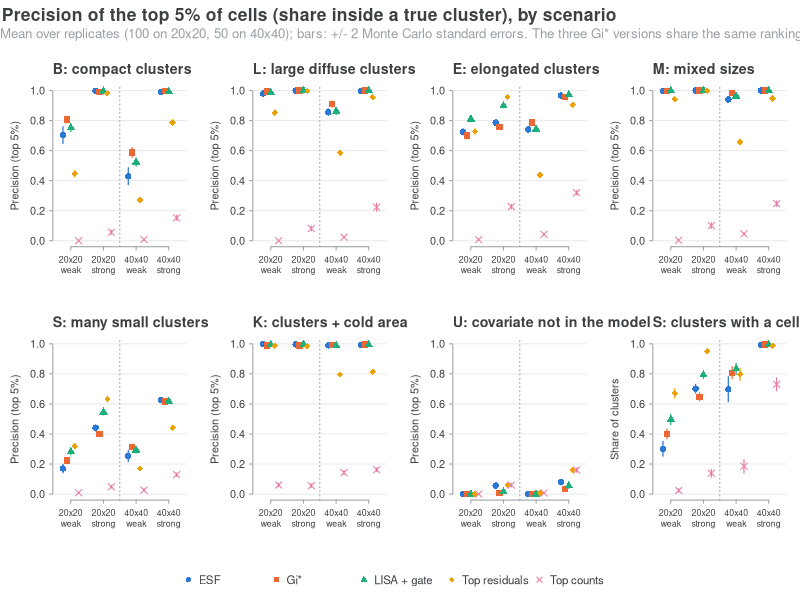
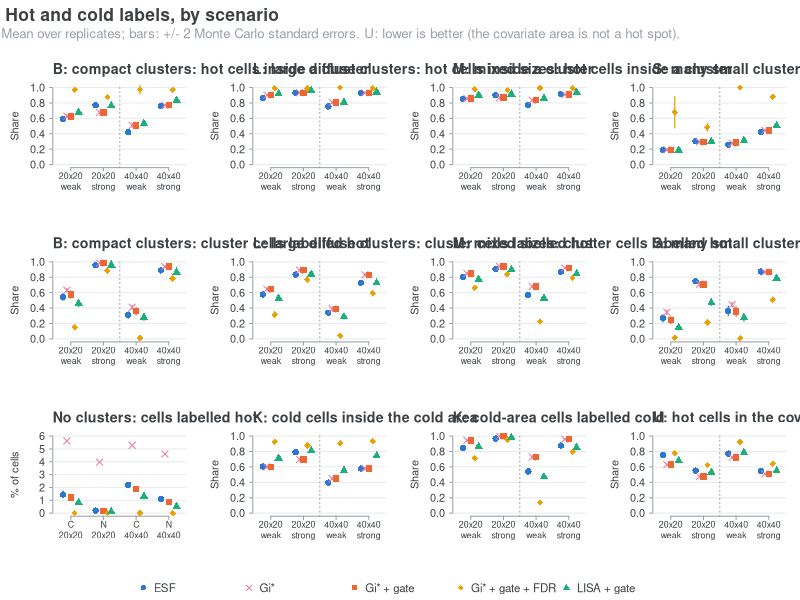

Source code (R) for these figures, in order:
# Tables and figures for simulation/17_full_study.R ---------------------------------------
# Run from the repo root: Rscript simulation/18_full_study_summary.R
# Writes
#   simulation/results/17_summary.csv            mean and Monte Carlo SE per setting x method
#   paper/tables/sim_ranking.tex, sim_labels.tex  LaTeX tables for the paper
#   simulation/figures/fig15_full_ranking.png     ranking (top 5% of cells)
#   simulation/figures/fig16_full_labels.png      hot/cold labels

x <- read.csv("simulation/results/17_full_study.csv", stringsAsFactors = FALSE)
dir.create("paper/tables", showWarnings = FALSE, recursive = TRUE)
mean_na <- function(z) if (all(is.na(z))) NA else mean(z, na.rm = TRUE)
se_na <- function(z) { z <- z[!is.na(z)]; if (length(z) < 2) NA else sd(z) / sqrt(length(z)) }
DARK <- "#3C4043"; GREY <- "#9AA0A6"; LIGHT <- "#E8EAED"

scn_lab <- c(B = "B: compact clusters", L = "L: large diffuse clusters", E = "E: elongated clusters",
             M = "M: mixed sizes", S = "S: many small clusters", K = "K: clusters + cold area",
             U = "U: covariate not in the model", C = "C: covariate area only", N = "N: random points")
setting <- function(d) paste(d$scenario, d$strength, d$k)

# ---- summary table (all measures) ----------------------------------------------------------
measures <- c("top_precision", "clusters_top", "top_in_cov", "n_hot", "hot_precision", "hot_sensitivity",
              "clusters_hot", "hot_in_cov", "n_cold", "cold_precision", "cold_sensitivity")
key <- unique(x[, c("k", "scenario", "strength", "method")])
summ <- do.call(rbind, lapply(seq_len(nrow(key)), function(i) {
  d <- x[x$k == key$k[i] & x$scenario == key$scenario[i] & x$strength == key$strength[i] &
         x$method == key$method[i], ]
  cbind(key[i, ], n_rep = nrow(d), gate_pass = mean(d$gate_ok),
        as.data.frame(as.list(c(sapply(measures, function(mm) mean_na(d[[mm]])),
                                setNames(sapply(measures, function(mm) se_na(d[[mm]])), paste0(measures, "_se"))))))
}))
write.csv(summ, "simulation/results/17_summary.csv", row.names = FALSE)
get <- function(k, sc, st, me, col) {
  v <- summ[summ$k == k & summ$scenario == sc & summ$strength == st & summ$method == me, col]
  if (length(v)) v else NA
}

# ---- LaTeX tables ------------------------------------------------------------------------
fmt <- function(v) ifelse(is.na(v), "--", formatC(v, format = "f", digits = 2))
rank_m <- c("ESF", "Gi*", "LISA + gate", "Top residuals", "Top counts")
lab_m  <- c("ESF", "Gi*", "Gi* + gate", "Gi* + gate + FDR", "LISA + gate")
tex_m  <- function(m) gsub("\\*", "$^*$", m)
sc_cl  <- c("B", "L", "E", "M", "S", "K", "U")
lines_r <- c("\\begin{tabular}{ll", paste(rep("r", length(rank_m)), collapse = ""), "}", "\\toprule",
             paste0("Scenario & Grid / strength & ", paste(tex_m(rank_m), collapse = " & "), " \\\\"), "\\midrule")
lines_r <- c(paste0(lines_r[1:3], collapse = ""), lines_r[-(1:3)])
for (sc in sc_cl) {
  for (k in c(20, 40)) for (st in c("weak", "strong")) {
    v <- sapply(rank_m, function(me) get(k, sc, st, me, "top_precision"))
    b <- which(v == max(v, na.rm = TRUE))
    s <- fmt(v); s[b] <- paste0("\\textbf{", s[b], "}")
    lines_r <- c(lines_r, paste0(if (k == 20 && st == "weak") sc else "", " & ", k, "$\\times$", k, " ", st,
                                 " & ", paste(s, collapse = " & "), " \\\\"))
  }
  if (sc != tail(sc_cl, 1)) lines_r <- c(lines_r, "\\addlinespace")
}
lines_r <- c(lines_r, "\\bottomrule", "\\end{tabular}")
writeLines(lines_r, "paper/tables/sim_ranking.tex")

lines_l <- c(paste0("\\begin{tabular}{ll", paste(rep("r", length(lab_m)), collapse = ""), "}"), "\\toprule",
             paste0("Measure & Setting & ", paste(tex_m(lab_m), collapse = " & "), " \\\\"), "\\midrule")
add <- function(name, col, sets, digits = 2, pct = FALSE) {
  for (i in seq_along(sets)) {
    st <- sets[[i]]
    v <- sapply(lab_m, function(me) mean_na(sapply(st$k, function(k) get(k, st$sc, st$st, me, col)) /
                                             if (pct) (st$k^2 / 100) else 1))
    lines_l <<- c(lines_l, paste0(if (i == 1) name else "", " & ", st$lab, " & ",
                                  paste(ifelse(is.na(v), "--", formatC(v, format = "f", digits = digits)), collapse = " & "), " \\\\"))
  }
  lines_l <<- c(lines_l, "\\addlinespace")
}
avg_sets <- function(st) lapply(c(20, 40), function(k) list(k = k, sc = NA, st = st))
mk <- function(sc, st, k, lab) list(sc = sc, st = st, k = k, lab = lab)
add("Hot cells inside a cluster", "hot_precision",
    list(mk("B", "strong", 20, "B strong 20x20"), mk("B", "weak", 20, "B weak 20x20"),
         mk("M", "strong", 40, "M strong 40x40"), mk("S", "weak", 40, "S weak 40x40")))
add("Cluster cells labelled hot", "hot_sensitivity",
    list(mk("B", "strong", 20, "B strong 20x20"), mk("B", "weak", 20, "B weak 20x20"),
         mk("M", "strong", 40, "M strong 40x40"), mk("S", "weak", 40, "S weak 40x40")))
add("\\% of cells hot, no clusters", "n_hot",
    list(mk("C", "none", 20, "C 20x20"), mk("N", "none", 20, "N 20x20"),
         mk("C", "none", 40, "C 40x40"), mk("N", "none", 40, "N 40x40")), digits = 1, pct = TRUE)
add("Cold cells inside the cold area", "cold_precision",
    list(mk("K", "strong", 20, "K strong 20x20"), mk("K", "strong", 40, "K strong 40x40")))
add("Cold-area cells labelled cold", "cold_sensitivity",
    list(mk("K", "strong", 20, "K strong 20x20"), mk("K", "strong", 40, "K strong 40x40")))
add("Hot cells in the covariate area", "hot_in_cov",
    list(mk("U", "strong", 20, "U strong 20x20"), mk("U", "strong", 40, "U strong 40x40")))
lines_l <- c(head(lines_l, -1), "\\bottomrule", "\\end{tabular}")
lines_l <- gsub("x20", "$\\\\times$20", gsub("x40", "$\\\\times$40", lines_l, fixed = FALSE))
writeLines(lines_l, "paper/tables/sim_labels.tex")

# ---- figure 15: ranking ---------------------------------------------------------------------
RCOL <- c("ESF" = "#2a78d6", "Gi*" = "#eb6834", "LISA + gate" = "#1baf7a",
          "Top residuals" = "#eda100", "Top counts" = "#e87ba4")
RPCH <- c(16, 15, 17, 18, 4)
xset <- data.frame(k = c(20, 20, 40, 40), st = c("weak", "strong", "weak", "strong"),
                   lab = c("20x20\nweak", "20x20\nstrong", "40x40\nweak", "40x40\nstrong"))
panel_dots <- function(sc, col, methods, cols, pchs, ylab, ylim = c(0, 1), main = scn_lab[sc]) {
  plot(NA, xlim = c(0.6, 4.4), ylim = ylim, xaxt = "n", bty = "n", xlab = "", ylab = ylab)
  abline(h = pretty(ylim), col = LIGHT); abline(v = 2.5, col = GREY, lty = 3)
  axis(1, at = 1:4, labels = FALSE)
  text(1:4, ylim[1] - 0.1 * diff(ylim), xset$lab, xpd = NA, cex = 0.8, col = DARK, adj = c(0.5, 1))
  off <- seq(-0.24, 0.24, length.out = length(methods))
  for (i in seq_along(methods)) {
    v  <- mapply(function(k, st) get(k, sc, st, methods[i], col), xset$k, xset$st)
    se <- mapply(function(k, st) get(k, sc, st, methods[i], paste0(col, "_se")), xset$k, xset$st)
    segments(1:4 + off[i], v - 2 * se, 1:4 + off[i], v + 2 * se, col = cols[i], lwd = 1.2)
    points(1:4 + off[i], v, pch = pchs[i], col = cols[i], cex = 1.3)
  }
  mtext(main, side = 3, line = 0.6, adj = 0, font = 2, col = DARK, cex = 0.85)
}
png("simulation/figures/fig15_full_ranking.png", 2600, 1500, res = 150, pointsize = 10)
layout(rbind(1:4, 5:8, 9), heights = c(1, 1, 0.16))
par(family = "sans", col.axis = DARK, col.lab = DARK, fg = GREY, las = 1, tcl = -0.25,
    mgp = c(2.4, 0.6, 0), oma = c(0, 0, 4, 0), mar = c(4.5, 4, 2.4, 1))
for (sc in sc_cl) panel_dots(sc, "top_precision", names(RCOL), RCOL, RPCH, "Precision (top 5%)")
# 8th panel: clusters with a cell in the top 5%, scenario M and S (small clusters matter here)
panel_dots("S", "clusters_top", names(RCOL), RCOL, RPCH, "Share of clusters",
           main = "S: clusters with a cell in the top 5%")
par(mar = c(0, 0, 0, 0)); plot.new()
legend("center", names(RCOL), col = RCOL, pch = RPCH, horiz = TRUE, bty = "n", cex = 1.05, text.col = DARK)
mtext("Precision of the top 5% of cells (share inside a true cluster), by scenario", outer = TRUE, side = 3,
      line = 2.2, adj = 0.01, font = 2, col = DARK, cex = 1.05)
mtext("Mean over replicates (100 on 20x20, 50 on 40x40); bars: +/- 2 Monte Carlo standard errors. The three Gi* versions share the same ranking.",
      outer = TRUE, side = 3, line = 0.9, adj = 0.01, col = GREY, cex = 0.8)
dev.off()

# ---- figure 16: labels -------------------------------------------------------------------
LCOL <- c("ESF" = "#2a78d6", "Gi*" = "#e87ba4", "Gi* + gate" = "#eb6834",
          "Gi* + gate + FDR" = "#eda100", "LISA + gate" = "#1baf7a")
LPCH <- c(16, 4, 15, 18, 17)
sc6 <- c("B", "L", "E", "M", "S", "K")
png("simulation/figures/fig16_full_labels.png", 2600, 1900, res = 150, pointsize = 10)
layout(rbind(1:4, 5:8, 9:12, 13), heights = c(1, 1, 1, 0.14))
par(family = "sans", col.axis = DARK, col.lab = DARK, fg = GREY, las = 1, tcl = -0.25,
    mgp = c(2.4, 0.6, 0), oma = c(0, 0, 4, 0), mar = c(4.5, 4, 2.4, 1))
for (sc in c("B", "L", "M", "S")) panel_dots(sc, "hot_precision", names(LCOL), LCOL, LPCH, "Share",
                                             main = paste0(scn_lab[sc], ": hot cells inside a cluster"))
for (sc in c("B", "L", "M", "S")) panel_dots(sc, "hot_sensitivity", names(LCOL), LCOL, LPCH, "Share",
                                             main = paste0(scn_lab[sc], ": cluster cells labelled hot"))
# false hot cells with no clusters (% of cells)
nul <- data.frame(sc = c("C", "N", "C", "N"), k = c(20, 20, 40, 40), lab = c("C\n20x20", "N\n20x20", "C\n40x40", "N\n40x40"))
plot(NA, xlim = c(0.6, 4.4), ylim = c(0, 6), xaxt = "n", bty = "n", xlab = "", ylab = "% of cells")
abline(h = 0:6, col = LIGHT); axis(1, at = 1:4, labels = FALSE)
text(1:4, -0.6, nul$lab, xpd = NA, cex = 0.8, col = DARK, adj = c(0.5, 1))
off <- seq(-0.24, 0.24, length.out = length(LCOL))
for (i in seq_along(LCOL)) points(1:4 + off[i], mapply(function(sc, k) 100 * get(k, sc, "none", names(LCOL)[i], "n_hot") / k^2,
                                                      nul$sc, nul$k), pch = LPCH[i], col = LCOL[i], cex = 1.3)
mtext("No clusters: cells labelled hot", side = 3, line = 0.6, adj = 0, font = 2, col = DARK, cex = 0.85)
panel_dots("K", "cold_precision", names(LCOL), LCOL, LPCH, "Share", main = "K: cold cells inside the cold area")
panel_dots("K", "cold_sensitivity", names(LCOL), LCOL, LPCH, "Share", main = "K: cold-area cells labelled cold")
panel_dots("U", "hot_in_cov", names(LCOL), LCOL, LPCH, "Share", main = "U: hot cells in the covariate area")
par(mar = c(0, 0, 0, 0)); plot.new()
legend("center", names(LCOL), col = LCOL, pch = LPCH, horiz = TRUE, bty = "n", cex = 1.05, text.col = DARK)
mtext("Hot and cold labels, by scenario", outer = TRUE, side = 3, line = 2.2, adj = 0.01, font = 2, col = DARK, cex = 1.05)
mtext("Mean over replicates; bars: +/- 2 Monte Carlo standard errors. U: lower is better (the covariate area is not a hot spot).",
      outer = TRUE, side = 3, line = 0.9, adj = 0.01, col = GREY, cex = 0.8)
dev.off()
message("written: 17_summary.csv, sim_ranking.tex, sim_labels.tex, fig15, fig16")
